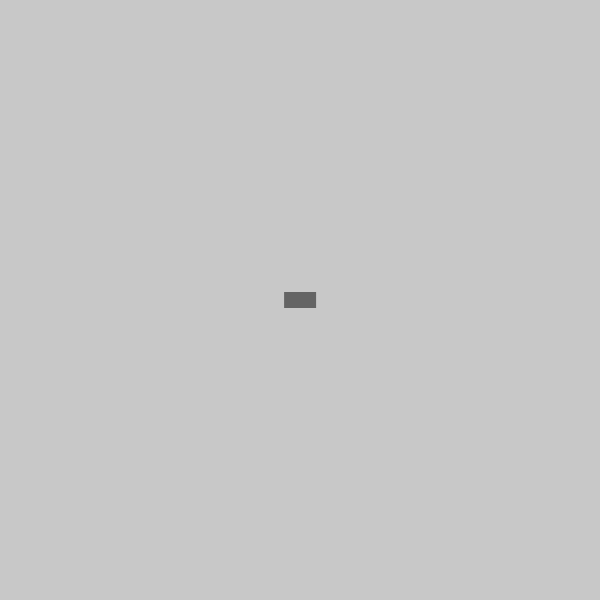
Frame 1 (no input)
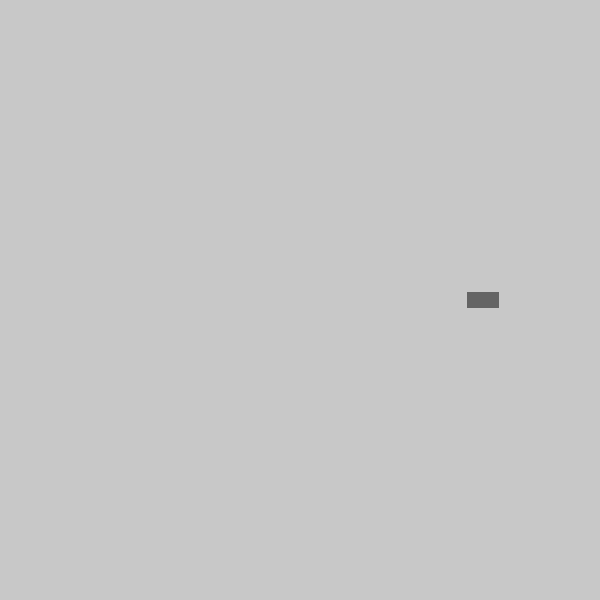
Frame 60 (the mouse pressed at the canvas centre just before this capture)
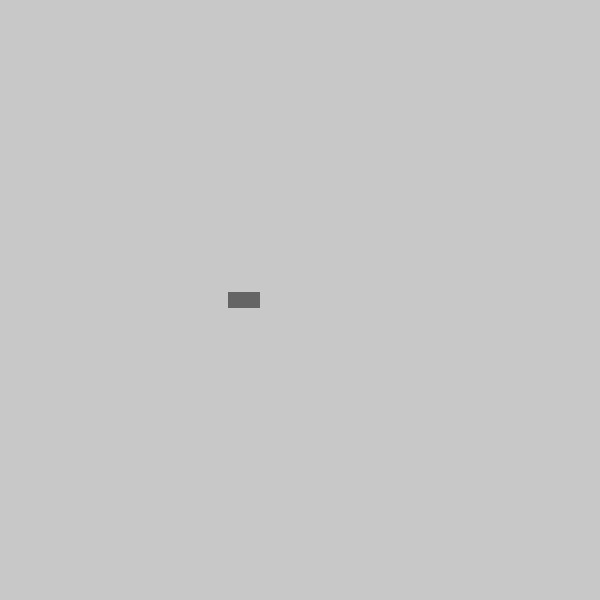
Frame 120 (the mouse held since frame 60 and released just before this capture)

The Processing sketch that drew these frames (run headless with seeded random() and noise(); from frame 60 on, the mouse is pressed at the canvas centre):

// Processing sketch: Exercise_03_03
// ── Exercise_03_03.pde
/*
The current state of the sketch makes it look like it's a car drifting on ice
Maybe if I add friction, it could make it look better.
There's no friction so it seems like it makes sense to drift.
*/

Mover m;

void setup() {
  size(600, 600);
  pixelDensity(displayDensity());
  m = new Mover();
}

void draw() {
  PVector force = new PVector (cos(m.heading), sin(m.heading));
  force.mult(0.1);
  m.applyForce(force);
  
  background(200);
  
  if (keyPressed) {
    if (key == CODED && keyCode == RIGHT) {
      m.turn(0.04);
    } else if (key == CODED && keyCode == LEFT) {
      m.turn(-0.04);
    }
  }
  
  m.update();
  m.render();
}

// ── Mover.pde
class Mover {
  PVector pos;
  PVector vel;
  PVector acc;
  float heading;
  float topspeed;

  Mover() {
    pos = new PVector(width/2, height/2);
    vel = new PVector(0, 0);
    acc = new PVector(0, 0);
    heading = 0;
    topspeed = 6;
  }

  void update() {
    vel.add(acc);
    pos.add(vel);
    vel.limit(topspeed);
    acc.mult(0);
    checkEdges();
  }
  
  void turn(float _angle) {
    heading += _angle;
  }

  void render() {
    rectMode(CENTER);
    fill(100);
    noStroke();
    pushMatrix();
    translate(pos.x, pos.y);
    rotate(heading);
    rect(0, 0, 32, 16);
    popMatrix();
  }

  void applyForce(PVector _f) {
    //Ignore mass
    PVector force = _f.copy();
    acc.add(force);
  }

  void checkEdges() {
    if (pos.x > width) {
      pos.x = 0;
    } else if (pos.x < 0) {
      pos.x = width;
    }
    
    if (pos.y > height) {
      pos.y = 0;
    } else if (pos.y < 0) {
      pos.y = height;
    }
  }
}
